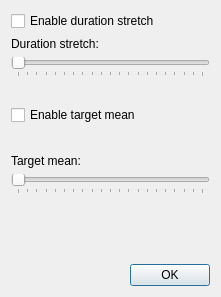
<?xml version="1.0" encoding="UTF-8"?>
<ui version="4.0">
 <class>FliteSettingsDialog</class>
 <widget class="QDialog" name="FliteSettingsDialog">
  <property name="geometry">
   <rect>
    <x>0</x>
    <y>0</y>
    <width>221</width>
    <height>297</height>
   </rect>
  </property>
  <property name="windowTitle">
   <string>Flite settings</string>
  </property>
  <property name="windowIcon">
   <iconset resource="omilo.qrc">
    <normaloff>:/images/audio-input.png</normaloff>:/images/audio-input.png</iconset>
  </property>
  <layout class="QGridLayout" name="gridLayout">
   <item row="0" column="0" colspan="3">
    <widget class="QCheckBox" name="durationCheckBox">
     <property name="text">
      <string>Enable duration stretch</string>
     </property>
    </widget>
   </item>
   <item row="1" column="0" colspan="3">
    <widget class="QLabel" name="durationLabel">
     <property name="text">
      <string>Duration stretch:</string>
     </property>
    </widget>
   </item>
   <item row="2" column="0" colspan="3">
    <widget class="QSlider" name="durationSlider">
     <property name="minimum">
      <number>0</number>
     </property>
     <property name="maximum">
      <number>200</number>
     </property>
     <property name="orientation">
      <enum>Qt::Horizontal</enum>
     </property>
     <property name="tickPosition">
      <enum>QSlider::TicksBelow</enum>
     </property>
    </widget>
   </item>
   <item row="3" column="0">
    <widget class="QCheckBox" name="targetMeanCheckBox">
     <property name="text">
      <string>Enable target mean</string>
     </property>
    </widget>
   </item>
   <item row="3" column="1">
    <spacer name="verticalSpacer">
     <property name="orientation">
      <enum>Qt::Vertical</enum>
     </property>
     <property name="sizeHint" stdset="0">
      <size>
       <width>20</width>
       <height>40</height>
      </size>
     </property>
    </spacer>
   </item>
   <item row="4" column="0" colspan="3">
    <widget class="QLabel" name="targetLabel">
     <property name="text">
      <string>Target mean:</string>
     </property>
    </widget>
   </item>
   <item row="5" column="0" colspan="3">
    <widget class="QSlider" name="targetSlider">
     <property name="minimum">
      <number>0</number>
     </property>
     <property name="maximum">
      <number>200</number>
     </property>
     <property name="orientation">
      <enum>Qt::Horizontal</enum>
     </property>
     <property name="tickPosition">
      <enum>QSlider::TicksBelow</enum>
     </property>
    </widget>
   </item>
   <item row="6" column="0" colspan="2">
    <spacer name="verticalSpacer_2">
     <property name="orientation">
      <enum>Qt::Vertical</enum>
     </property>
     <property name="sizeHint" stdset="0">
      <size>
       <width>20</width>
       <height>40</height>
      </size>
     </property>
    </spacer>
   </item>
   <item row="7" column="0" colspan="3">
    <layout class="QHBoxLayout" name="horizontalLayout">
     <item>
      <spacer name="horizontalSpacer">
       <property name="orientation">
        <enum>Qt::Horizontal</enum>
       </property>
       <property name="sizeHint" stdset="0">
        <size>
         <width>40</width>
         <height>20</height>
        </size>
       </property>
      </spacer>
     </item>
     <item>
      <widget class="QPushButton" name="okButton">
       <property name="text">
        <string>OK</string>
       </property>
      </widget>
     </item>
    </layout>
   </item>
  </layout>
 </widget>
 <resources>
  <include location="omilo.qrc"/>
 </resources>
 <connections/>
</ui>
